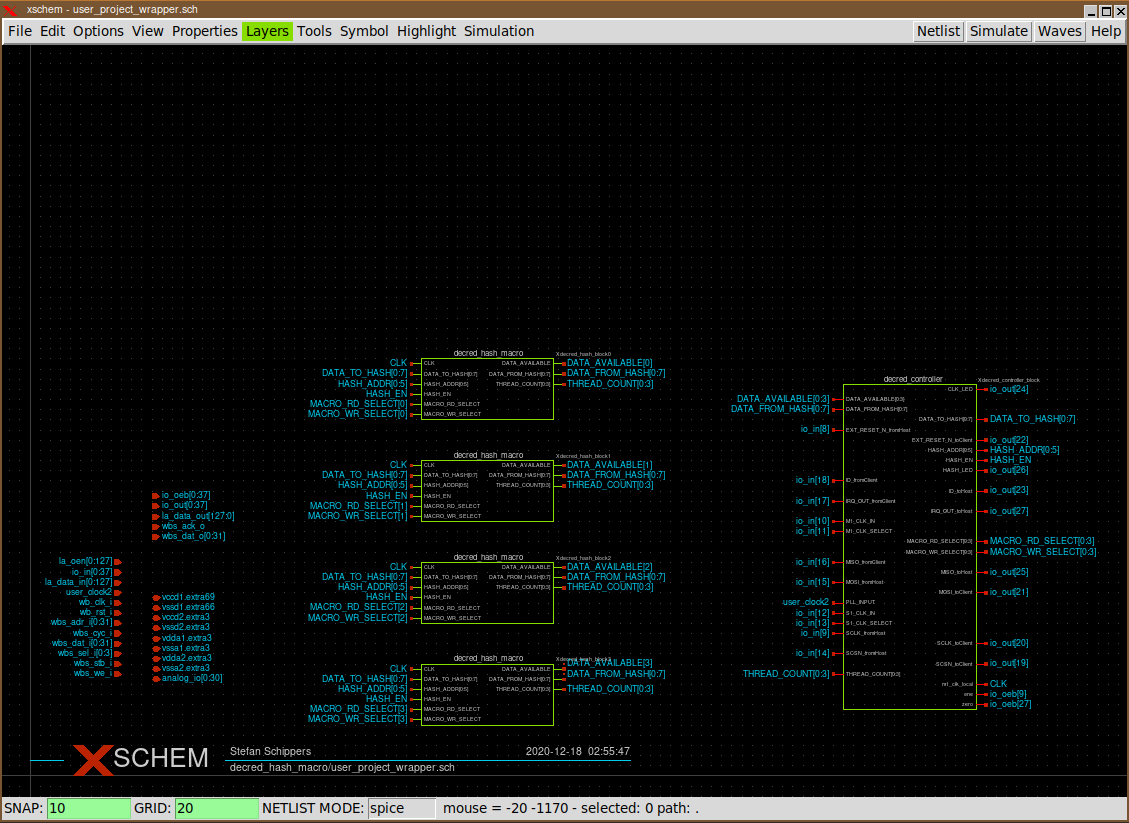
#> input picture xschem_sky130/decred_hash_macro/decred_hash_macro.png, 1129 x 823 px; its folder holds only this picture in this run
$ python -i 03_prepare_layout_labels.py   (imports and definitions only)
#> lines starting #> are read from the running program, lines starting #| are printed output that depends on the picture
import json
import re
from pathlib import Path
from collections import Counter

from PIL import Image, ImageOps


# ============================================================
# PATHS
# ============================================================

WORKSPACE = Path("/workspace")

PROJECT_DIR = WORKSPACE / "layout_training"
DATA_DIR = PROJECT_DIR / "data"
REPORT_DIR = PROJECT_DIR / "reports"

PARSED_DIR = DATA_DIR / "parsed_spice"

PREPARED_DIR = DATA_DIR / "layout_prepared"
PREPARED_IMAGE_DIR = PREPARED_DIR / "images"
PREPARED_JSON_DIR = PREPARED_DIR / "requests"

MASTER_OUTPUT = (
    PREPARED_DIR
    / "layout_requests.json"
)

SUMMARY_OUTPUT = (
    REPORT_DIR
    / "layout_preparation_summary.json"
)

# [14 lines not run here, left out]


# ============================================================
# SETTINGS
# ============================================================

# Keep enough resolution for later OCR / vision extraction.
TARGET_WIDTH = 1200

# White-border threshold.
WHITE_THRESHOLD = 245

# Padding after content crop.
CROP_PADDING = 20


# ============================================================
# HELPERS
# ============================================================

# [43 lines left out: functions load_json, save_json, natural_number, not called in this run]


# ============================================================
# IMAGE PREPARATION
# ============================================================

def find_content_bbox(image):

    """
    Detect approximate non-white schematic region.

    We only remove obvious outer white margins.
    We DO NOT segment components here.
    """

    gray = image.convert(
        "L"
    )

    # Anything darker than WHITE_THRESHOLD
    # is considered possible content.

    mask = gray.point(
        lambda p:
        255
        if p < WHITE_THRESHOLD
        else 0
    )

    bbox = mask.getbbox()

    if bbox is None:

        return (
            0,
            0,
            image.width,
            image.height
        )

    left, top, right, bottom = bbox

    left = max(
        0,
        left - CROP_PADDING
    )

    top = max(
        0,
        top - CROP_PADDING
    )

    right = min(
        image.width,
        right + CROP_PADDING
    )

    bottom = min(
        image.height,
        bottom + CROP_PADDING
    )

    return (
        left,
        top,
        right,
        bottom
    )


def prepare_image(
    source_path,
    output_path
):

#> called with output_path = 'out.png'
    with Image.open(
        source_path
    ) as img:

#> img is the input picture: PIL image 1129x823 RGB; mean R, G, B 18.3, 20.1, 18.2
        img = ImageOps.exif_transpose(
            img
        )

        img = img.convert(
            "RGB"
        )

        original_width = (
            img.width
        )
#> original_width = 1129

        original_height = (
            img.height
        )
#> original_height = 823

        bbox = find_content_bbox(
            img
        )
#> in find_content_bbox, `gray = image.convert( "L" )`:
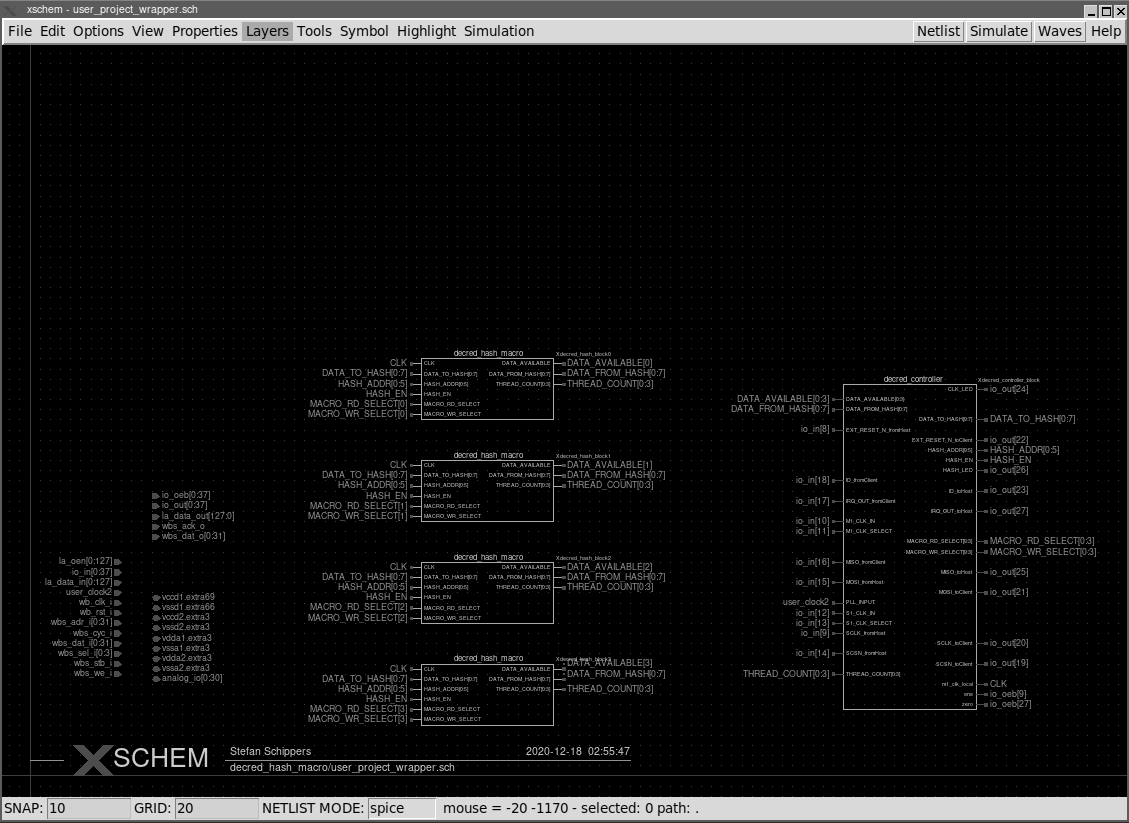
#> gray: PIL image 1129x823 L; min 0, max 255, mean 19.3
#> in find_content_bbox, `mask = gray.point( lambda p: 255 if p < WHITE_THRESHOLD else 0 )`:
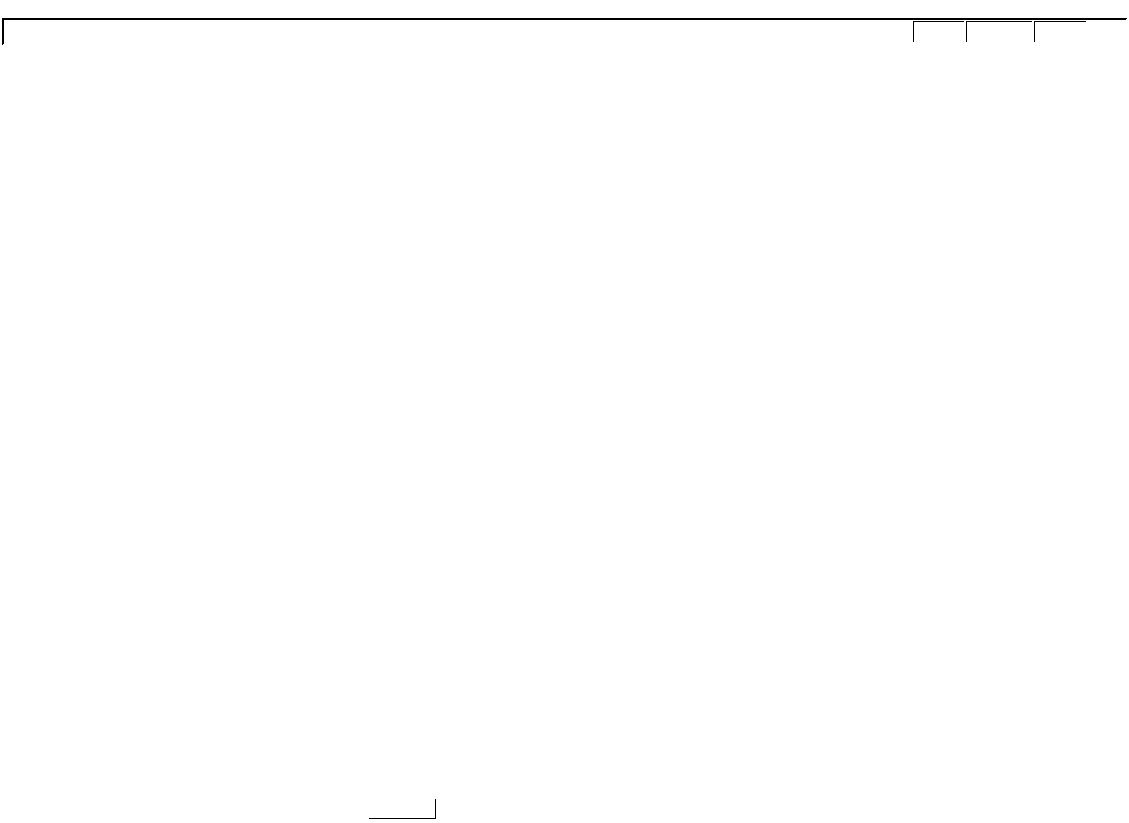
#> mask: PIL image 1129x823 L; 99.7% white; black in thin lines or dots
#> in find_content_bbox, `bbox = mask.getbbox()`: bbox = (0, 0, 1129, 823)
#> in find_content_bbox, `left, top, right, bottom = bbox`: left = 0; right = 1129; bottom = 823
#> bbox = (0, 0, 1129, 823)

        cropped = img.crop(
            bbox
        )

        crop_width = (
            cropped.width
        )
#> crop_width = 1129

        crop_height = (
            cropped.height
        )
#> crop_height = 823

        # Upscale/downscale consistently.

        scale = (
            TARGET_WIDTH
            / crop_width
        )
#> scale = 1.06

        target_height = max(
            1,
            round(
                crop_height
                * scale
            )
        )
#> target_height = 875

        resized = cropped.resize(
            (
                TARGET_WIDTH,
                target_height
            ),
            Image.Resampling.LANCZOS
        )
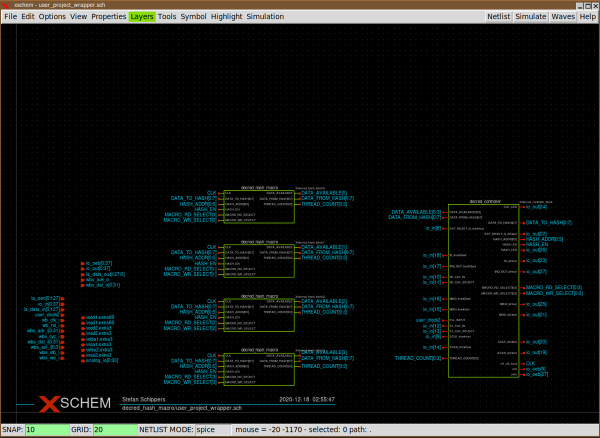
#> resized: PIL image 1200x875 RGB (shown at 1/2 size); mean R, G, B 18.7, 20.7, 18.8

        resized.save(
            output_path,
            quality=95
        )

    return {
        "original_width":
            original_width,

        "original_height":
            original_height,

        "crop_bbox": {
            "left": bbox[0],
            "top": bbox[1],
            "right": bbox[2],
            "bottom": bbox[3]
        },

        "cropped_width":
            crop_width,

        "cropped_height":
            crop_height,

        "prepared_width":
            TARGET_WIDTH,

        "prepared_height":
            target_height,

        "resize_scale":
            scale
    }


# ============================================================
# COMPONENT NORMALIZATION
# ============================================================

# [783 lines left out: functions normalize_component_type, build_component_inventory, build_net_inventory, build_expected_labels, build_request, process_sample and 1 more, not called in this run]


# [3 lines not run here, left out]

>>> result = prepare_image('../../xschem_sky130/decred_hash_macro/decred_hash_macro.png', 'out.png')
#> result = 8 items
